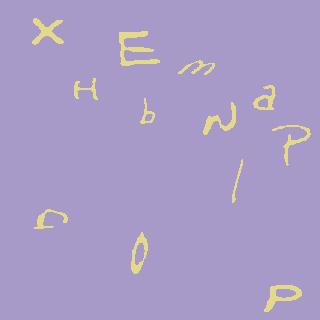
#> input picture Temp/000000.jpg, 320 x 320 px, found by its file name
$ jupyter execute --allow-errors DNT_format_data.ipynb
#> lines starting #> are read from the running program, lines starting #| are printed output that depends on the picture
[cell 1]
from google.colab import drive
drive.mount('/content/drive')

[cell 2]
import os
import csv

directory = ("/content/drive/MyDrive/OCR Project(SMU)/Annotations_Simple_Test")
new_dir = ("/content/drive/MyDrive/OCR Project(SMU)/Annotations (txt)")
num = 10000
#> (the rest of this cell did not finish here and is left out)

[cell 3]
import shutil
directory = ("/content/drive/MyDrive/OCR Project(SMU)/Images_Test")
new_dir = ("/content/drive/MyDrive/OCR Project(SMU)/Images")
num = 10000
#> (the rest of this cell did not finish here and is left out)

[cell 4]
directory = ("/content/drive/MyDrive/OCR Project(SMU)/Images_Test")
new_dir = ("/content/drive/MyDrive/OCR Project(SMU)/Temp")

[cell 5]
test = '0123456789ABCDEFGHIJKLMNOPQRSTUVWXYZabdefghnqrt'
for i in [36,9,9,21,21,19,14,29,10,12,30,9,15,6,21,27]:
  print(test[i])

[cell 6]
import matplotlib.pyplot as plt
import matplotlib.patches as patches
from PIL import Image

im = Image.open("/content/drive/MyDrive/OCR Project(SMU)/Images_Test/000000.jpg")
#> im is the input picture: PIL image 320x320 RGB; mean R, G, B 169, 155.9, 198.1

# Create figure and axes
fig, ax = plt.subplots()

# Display the image
ax.imshow(im)

# Create a Rectangle patch
v1,v2,v3,v4 = 0.584375,	0.715625,	0.159375,	0.3125
w1 = (v2-v1) *320
h1 = (v4-v3) *320
xc = (v1+v2)/2
yc = (v3+v4)/2

rect = patches.Rectangle((v1*320, v3*320), width= w1, height= h1, linewidth=1, edgecolor='r', facecolor='none') # 0.31875	0.43125	0.55625	0.665625
rect2 = patches.Rectangle((xc*320, yc*320), width= w1, height= h1, linewidth=1, edgecolor='r', facecolor='none')
# Add the patch to the Axes
ax.add_patch(rect)
ax.add_patch(rect2)

plt.show()
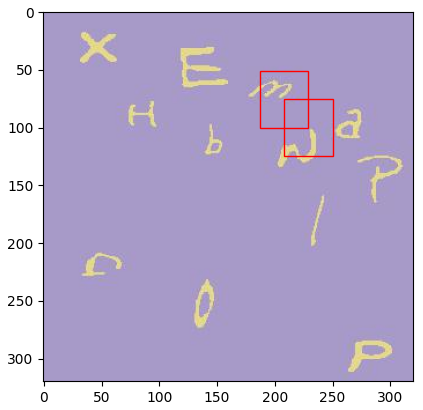
#> figure drawn by matplotlib, 1 panel

[cell 7]
import cv2
im = cv2.imread("/content/drive/MyDrive/OCR Project(SMU)/Images_Test/000000.jpg")
#> im: shape (320, 320, 3)
print(type(im))
#| <class 'numpy.ndarray'>
print(im.shape)
#| (320, 320, 3)
test = '0123456789ABCDEFGHIJKLMNOPQRSTUVWXYZabdefghnqrt'
print(test[29])

**Convert Annotation from xmin ymin to yolo v5 format**

[cell 8]
import numpy as np
from numpy import genfromtxt
import os
dir = "/content/drive/MyDrive/OCR Project(SMU)/Annotations (txt)/"
num = 0
#> (the rest of this cell did not finish here and is left out)

[cell 9]
import os
dir = "/content/drive/MyDrive/OCR Project(SMU)/Annotations (txt)/"
#> (the rest of this cell did not finish here and is left out)

[cell 10]
from PIL import Image, ImageDraw
import matplotlib.pyplot as plt

class_id_to_name_mapping = {}
test = '0123456789ABCDEFGHIJKLMNOPQRSTUVWXYZabdefghnqrt'
for i in range(len(test)):
  class_id_to_name_mapping[i] = test[i]


# [23 lines left out: function plot_bounding_box, not called in this run]

# Get any random annotation file
annotation_file = "/content/drive/MyDrive/OCR Project(SMU)/Annotations_corrected/009000.txt"
#> (the rest of this cell did not finish here and is left out)

[cell 11]
class_id_to_name_mapping

[cell 12]
import os
import shutil
directory = ("/content/drive/MyDrive/OCR Project(SMU)/Images_20k")
new_dir = ("/content/drive/MyDrive/OCR Project(SMU)/emnist_1k/images")
num = 0
#> (the rest of this cell did not finish here and is left out)

Image Augmentation

[cell 13]
from PIL import Image, ImageDraw
import matplotlib.pyplot as plt
import numpy as np
num = 0
# [19 lines left out: function change_color, not called in this run]
# plt.rcParams["figure.figsize"] = (10,10)
# plt.imshow(data1)
# plt.show()

[cell 14]
import os
import shutil
import random
num = 0
dir = "/content/drive/MyDrive/OCR Project(SMU)/Images_20k/"
new_dir = "/content/drive/MyDrive/OCR Project(SMU)/images_coloured/"
#> (the rest of this cell did not finish here and is left out)

[cell 15]
test = np.array([
                 [[255,255,255],[0,0,0],[0,0,0],[0,0,0]],
                  [[255,69,0],[50,0,0],[0,0,0],[0,0,0]],
                  [[0,0,0],[255,0,0],[0,0,0],[0,0,0]],
                 ]
                  )
plt.imshow(test)
plt.show()
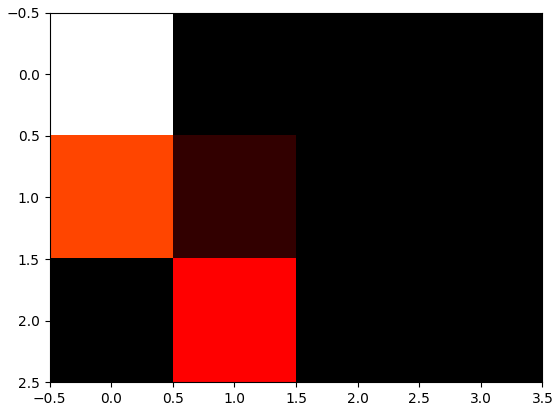
#> figure drawn by matplotlib, 1 panel

$ run again, with Temp/000001.jpg copied over Temp/000000.jpg
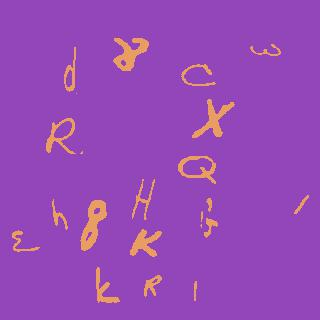
#> input picture Temp/000001.jpg, 320 x 320 px, found by its file name
#> im is the input picture: PIL image 320x320 RGB; mean R, G, B 150.9, 73.9, 181.9
#> `plt.show()`:
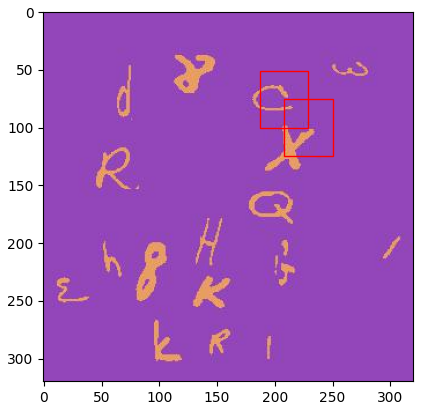
#> figure drawn by matplotlib, 1 panel
#> im: shape (320, 320, 3)
#| <class 'numpy.ndarray'>
#| (320, 320, 3)

$ run again, with Temp/000002.jpg copied over Temp/000000.jpg
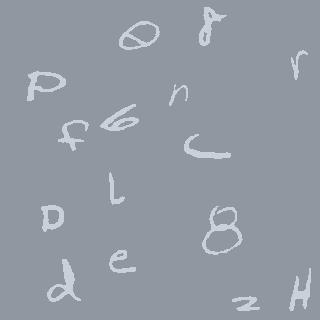
#> input picture Temp/000002.jpg, 320 x 320 px, found by its file name
#> im is the input picture: PIL image 320x320 RGB; mean R, G, B 146.7, 153.7, 163.7
#> `plt.show()`:
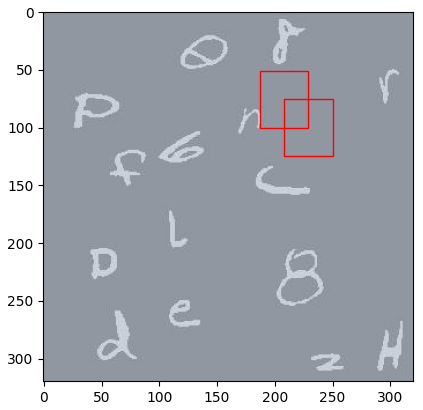
#> figure drawn by matplotlib, 1 panel
#> im: shape (320, 320, 3)
#| <class 'numpy.ndarray'>
#| (320, 320, 3)

$ run again, with Temp/000003.jpg copied over Temp/000000.jpg
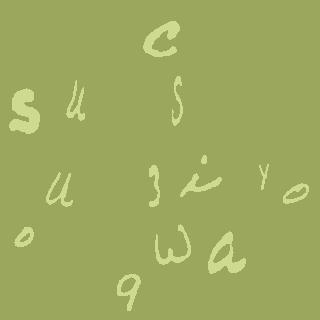
#> input picture Temp/000003.jpg, 320 x 320 px, found by its file name
#> im is the input picture: PIL image 320x320 RGB; mean R, G, B 157.4, 169.4, 95.4
#> `plt.show()`:
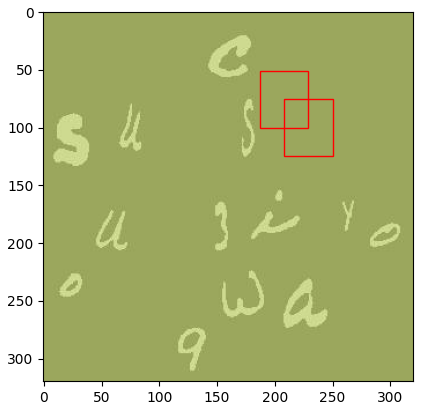
#> figure drawn by matplotlib, 1 panel
#> im: shape (320, 320, 3)
#| <class 'numpy.ndarray'>
#| (320, 320, 3)
